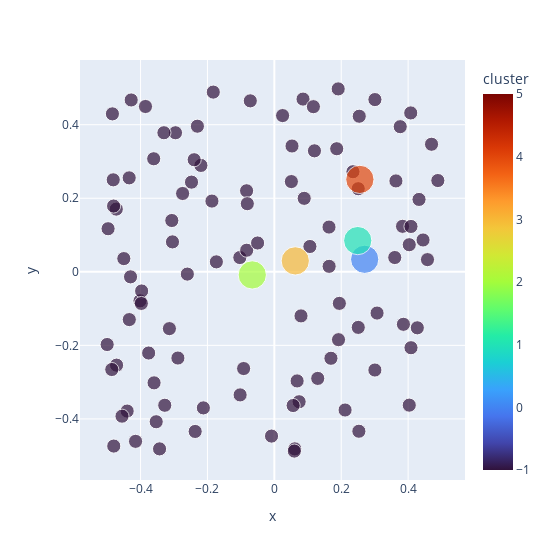

Notebook code for this chart:
### Markdown cell above
## Optional: K-Means
The k-means algorithm is another method to partition space, a method that 
instead of static squares, will allow our regions and centroids "follow the data". Often k-means is used to *initialize* an RVQ codebook for neural codecs (e.g. in SoundStream, Encodec, etc), after which the rest of the neural network's training algorithm may refine the codebooks more. 

Note however, that this discussion on K-means is actually not crucial to understanding (R)VQ.  At all. 

It's quite skippable, to be honest.  So...only read if you're really curious.

### Code cell
#| code-fold: true
#| code-summary: "Show the code"
#| label: fig-kmeans-init
#| fig-cap: "Initial state of k-means, showing data without any 'membership' (dark dots) and random centroid locations (large colored dots)"
# lots of imports to try to get the plotly plots and animations to show!
import plotly.io as pio
pio.renderers.default='notebook'
import plotly.express as px 
from plotly.offline import plot, iplot, init_notebook_mode
import plotly.graph_objs as go
init_notebook_mode(connected=True)


ndim = 2  # easier to do in 2d at first
npoints = 100
np.random.seed(1)
datak = DATA_MIN + (DATA_MAX-DATA_MIN)*np.random.rand(npoints, ndim)   # make up some random data points

k = 5        # k-means parameter: number of clusters

# start with random centroids
centroids = DATA_MIN + 0.2+0.6*(DATA_MAX-DATA_MIN)*np.random.rand(k, ndim) # don't let the starting centroids be on the far edges of the plot
orig_centroids = centroids.copy() # save these for later when we'll make a movie


def plot_kmeans(data, centroids, cluster_memb=None): # we'll leave a way to color the data points
    all_data = np.concatenate((data,centroids))
    is_centroid = np.array( [1 if i >= npoints else 0 for i in range(all_data.shape[0])] , np.newaxis)
    sizes = is_centroid*3 + 1
    cs = cluster_memb if cluster_memb is not None else -1+np.zeros( (data.shape[0],1) ,dtype=int) 
    cs = np.append(cs, range(k)) # add the centroids
    plot_data = np.column_stack( (all_data, sizes, cs) )
    columns = ['x','y','sizes','cluster']
    df = pd.DataFrame( plot_data,  columns=columns)
    fig = px.scatter(df, x="x", y="y", color='cluster', size='sizes', width=550, range_color=(-1,k),
            color_continuous_scale='Turbo')
    return fig

plot_kmeans(datak, centroids)

### Figure 1 — Plotly figure (JSON) as saved in the notebook; plotly's stock layout.template omitted (floating-point values rounded to 4 significant figures)
{"data": [{"hovertemplate": "x=%{x}<br>y=%{y}<br>sizes=%{marker.size}<br>cluster=%{marker.color}<extra></extra>", "legendgroup": "", "marker": {"color": [-1, -1, -1, -1, -1, -1, -1, -1, -1, -1, -1, -1, -1, -1, -1, -1, -1, -1, -1, -1, -1, -1, -1, -1, -1, -1, -1, -1, -1, -1, -1, -1, -1, -1, -1, -1, -1, -1, -1, -1, -1, -1, -1, -1, -1, -1, -1, -1, -1, -1, -1, -1, -1, -1, -1, -1, -1, -1, -1, -1, -1, -1, -1, -1, -1, -1, -1, -1, -1, -1, -1, -1, -1, -1, -1, -1, -1, -1, -1, -1, -1, -1, -1, -1, -1, -1, -1, -1, -1, -1, -1, -1, -1, -1, -1, -1, -1, -1, -1, -1, 0, 1, 2, 3, 4], "coloraxis": "coloraxis", "size": [1, 1, 1, 1, 1, 1, 1, 1, 1, 1, 1, 1, 1, 1, 1, 1, 1, 1, 1, 1, 1, 1, 1, 1, 1, 1, 1, 1, 1, 1, 1, 1, 1, 1, 1, 1, 1, 1, 1, 1, 1, 1, 1, 1, 1, 1, 1, 1, 1, 1, 1, 1, 1, 1, 1, 1, 1, 1, 1, 1, 1, 1, 1, 1, 1, 1, 1, 1, 1, 1, 1, 1, 1, 1, 1, 1, 1, 1, 1, 1, 1, 1, 1, 1, 1, 1, 1, 1, 1, 1, 1, 1, 1, 1, 1, 1, 1, 1, 1, 1, 4, 4, 4, 4, 4], "sizemode": "area", "sizeref": 0.01, "symbol": "circle"}, "mode": "markers", "name": "", "orientation": "v", "showlegend": false, "type": "scatter", "x": [-0.08298, -0.4999, -0.3532, -0.3137, -0.1032, -0.08081, -0.2955, -0.4726, -0.0827, -0.3596, 0.3007, -0.1866, 0.3764, -0.415, -0.3302, -0.4017, 0.4579, 0.1919, 0.1865, -0.4817, 0.4889, -0.2196, -0.3968, 0.4086, -0.2122, -0.4806, -0.2884, -0.008427, 0.07412, 0.08931, -0.3977, 0.1944, -0.45, 0.1638, 0.4446, 0.4034, -0.3607, -0.1023, 0.4275, 0.2508, 0.3833, 0.2509, -0.2301, -0.07191, 0.1634, -0.3853, -0.05009, -0.09186, 0.4034, -0.4971, -0.1734, 0.3859, 0.4085, -0.4842, 0.1909, -0.3277, 0.4326, -0.434, 0.2539, 0.2115, -0.4801, -0.4717, 0.36, 0.05282, -0.3758, 0.08576, 0.06103, 0.3006, 0.3071, 0.3635, 0.05624, -0.4401, -0.4554, -0.2743, 0.05972, -0.428, 0.0681, -0.2477, -0.3046, 0.47, -0.2602, 0.12, -0.3432, -0.43, 0.1063, -0.1826, 0.07975, 0.05095, 0.1692, -0.4337, 0.1297, 0.2528, -0.2397, -0.3066, 0.02467, -0.2367, 0.2351, 0.4078, -0.486, 0.1168, 0.2701, 0.2494, -0.066, 0.06259, 0.2557], "xaxis": "x", "y": [0.2203, -0.1977, -0.4077, -0.1544, 0.03882, 0.1852, 0.3781, 0.1705, 0.05869, -0.3019, 0.4683, 0.1923, 0.3946, -0.4609, 0.3781, -0.07889, 0.03317, -0.1845, 0.3346, 0.2501, 0.2482, 0.2893, -0.05211, -0.2064, -0.37, 0.1788, -0.2345, -0.4466, -0.3533, 0.1998, -0.08594, -0.08582, 0.0359, 0.01489, 0.08656, -0.3625, 0.3074, -0.3346, -0.1522, 0.226, 0.1237, -0.1511, 0.3959, 0.4648, 0.1217, 0.4495, 0.07839, -0.263, 0.07368, 0.1171, 0.02706, -0.1427, 0.1234, 0.4294, 0.4973, -0.3629, 0.1968, 0.2555, 0.423, -0.3757, -0.4738, -0.2538, 0.03883, 0.342, -0.2208, 0.4696, -0.4814, -0.267, -0.1121, 0.2471, -0.3635, -0.3787, -0.3925, 0.213, -0.4874, 0.4673, -0.2967, 0.2438, 0.08136, 0.3468, -0.00623, 0.329, -0.4814, -0.01365, 0.06885, 0.4886, -0.1199, 0.2453, -0.2351, -0.1299, -0.2898, -0.4335, 0.3048, 0.1395, 0.4248, -0.434, 0.2722, 0.432, -0.2656, 0.449, 0.03399, 0.08494, -0.008406, 0.02973, 0.2512], "yaxis": "y"}], "layout": {"coloraxis": {"cmax": 5, "cmin": -1, "colorbar": {"title": {"text": "cluster"}}, "colorscale": [[0, "#30123b"], [0.07143, "#4145ab"], [0.1429, "#4675ed"], [0.2143, "#39a2fc"], [0.2857, "#1bcfd4"], [0.3571, "#24eca6"], [0.4286, "#61fc6c"], [0.5, "#a4fc3b"], [0.5714, "#d1e834"], [0.6429, "#f3c63a"], [0.7143, "#fe9b2d"], [0.7857, "#f36315"], [0.8571, "#d93806"], [0.9286, "#b11901"], [1, "#7a0402"]]}, "legend": {"itemsizing": "constant", "tracegroupgap": 0}, "margin": {"t": 60}, "width": 550, "xaxis": {"anchor": "y", "domain": [0, 1], "title": {"text": "x"}}, "yaxis": {"anchor": "x", "domain": [0, 1], "title": {"text": "y"}}}}
